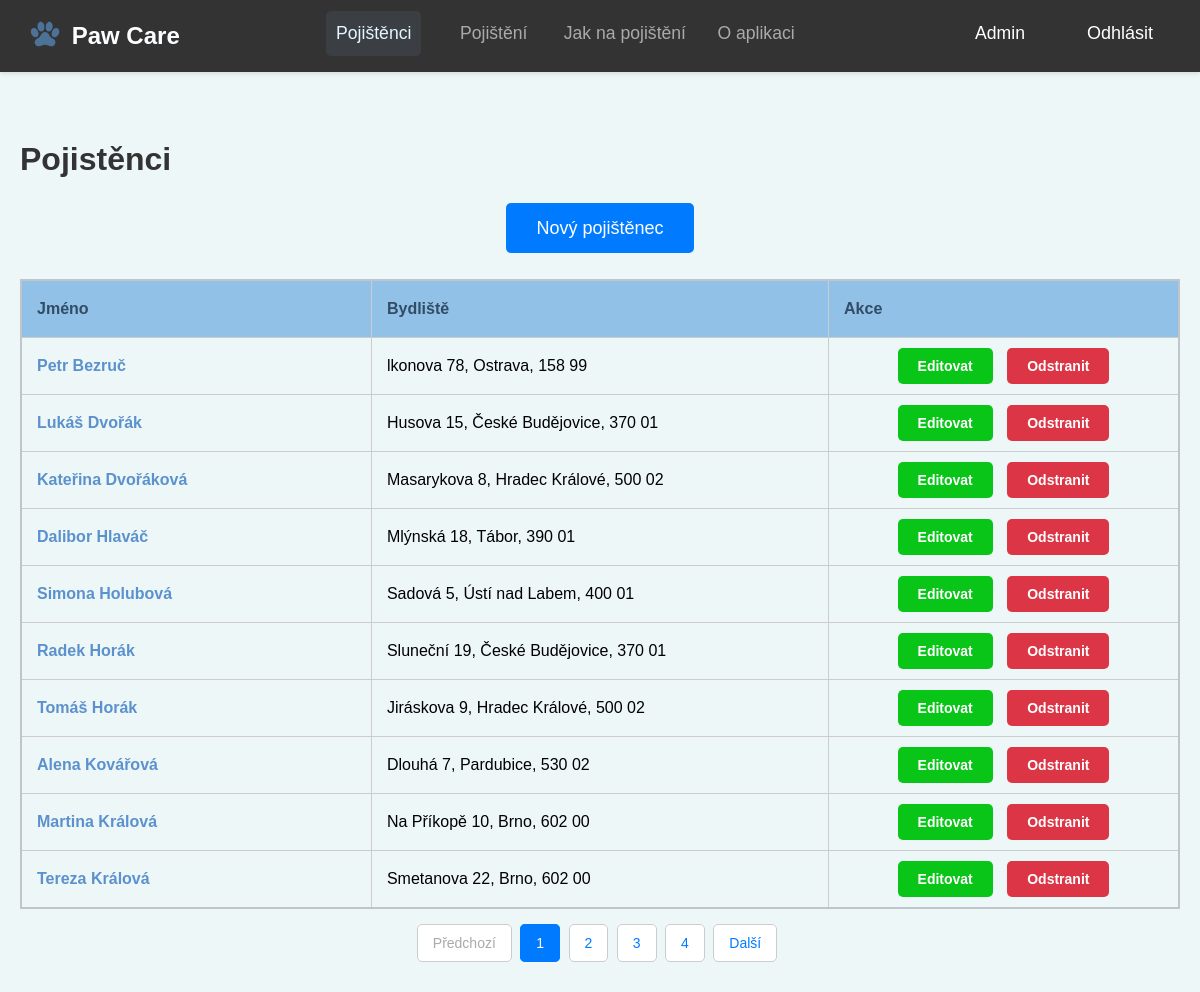
Page /pojisteni/seznam/ (signed in) on the earlier database version.
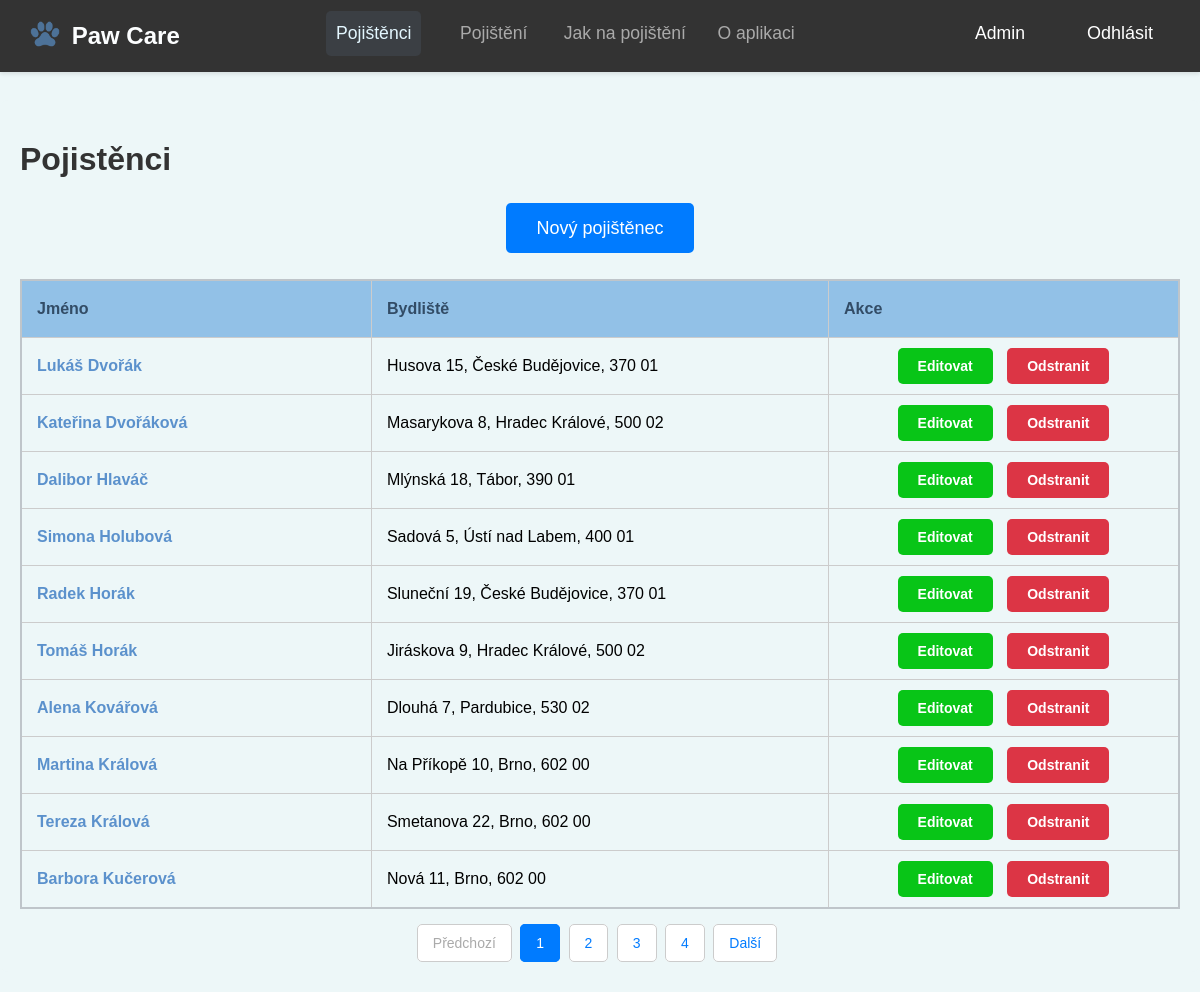
Same page on the later database version.
### insurance/models.py (models this page shows, shortened)
class InsuredPerson(models.Model):
    user = models.ForeignKey(User, on_delete=models.CASCADE, null=True, blank=True)
    first_name = models.CharField("Jméno", max_length=50)
    last_name = models.CharField("Příjmení", max_length=30)
    id_number = models.CharField("Rodné číslo", max_length=11)
    email = models.EmailField("Email")
    phone_number = models.CharField("Telefonní číslo", max_length=16)
    street_address = models.CharField("Ulice a číslo popisné", max_length=30)
    city = models.CharField("Město", max_length=30)
    postal_code = models.CharField("PSČ", max_length=6)
    class Meta:
        verbose_name = "Pojištěná osoba"
        verbose_name_plural = "Pojištěné osoby"

### insurance/views.py (the view)
# urls.py: path('', lambda request: redirect('insured_list'), name='index'),
@login_required
def index(request):
    if request.user.is_staff:
        insured_people_list = InsuredPerson.objects.all().order_by('last_name', 'first_name')
    else:
        insured_people_list = InsuredPerson.objects.filter(user=request.user).order_by('last_name', 'first_name')
    paginator = Paginator(insured_people_list, 10)  # počet pojištěnců na stránku
    page_number = request.GET.get('page')
    insured_people = paginator.get_page(page_number)
    return render(request, 'insurance/index.html', {'insured_people': insured_people})

### insurance/templates/insurance/index.html (shortened to what this page needs)
{% extends 'insurance/base.html' %}
{% block content %}
<div class="container">
        <h1>
            {% if user.is_staff %}
                Pojistěnci
            {% else %}
                Moje pojištění - {{ user.first_name }} {{ user.last_name }}
            {% endif %}
        </h1>
        {% if user.is_staff %}
        <div class="new-insured-button-container">
            <a href="{% url 'add_insured' %}" class="btn btn-primary new-insured-button">Nový pojištěnec</a>
        </div>
        {% endif %}
        <table class="table table-striped">
            <thead>
                <tr>
                    <th>Jméno</th>
                    <th>Bydliště</th>
                    <th>Akce</th>
                </tr>
            </thead>
            <tbody>
                {% for person in insured_people %}
                <tr>
                    <td>
                        <a href="{% url 'insured_detail' person.id %}">
                            {{ person.first_name }} {{ person.last_name }}
                        </a>
                    </td>
                    <td>{{ person.street_address }}, {{ person.city }}, {{ person.postal_code }}</td>
                    <td class="text-center">
                        <a href="{% url 'edit_insured' person.id %}" class="btn btn-warning">Editovat</a>
                        {% if user.is_staff %}
                            <a href="{% url 'delete_insured' person.id %}" class="btn btn-danger">Odstranit</a>
                        {% endif %}
                    </td>
                </tr>
                {% endfor %}
            </tbody>
        </table>
        {% if user.is_staff %}
        <div class="pagination">
            <span class="step-links">
                {% if insured_people.has_previous %}
                    <a href="?page={{ insured_people.previous_page_number }}" class="btn btn-light">Předchozí</a>
                {% else %}
                    <a href="#" class="btn btn-light disabled">Předchozí</a>
                {% endif %}
                {% for num in insured_people.paginator.page_range %}
                    {% if insured_people.number == num %}
                        <a href="?page={{ num }}" class="btn btn-primary">{{ num }}</a>
                    {% else %}
                        <a href="?page={{ num }}" class="btn btn-light">{{ num }}</a>
                    {% endif %}
                {% endfor %}
                {% if insured_people.has_next %}
                    <a href="?page={{ insured_people.next_page_number }}" class="btn btn-light">Další</a>
                {% else %}
                    <a href="#" class="btn btn-light disabled">Další</a>
                {% endif %}
                </span>
            </div>
        {% endif %}
</div>
{% endblock %}

Differences in the rows shown:
removed InsuredPerson: first_name "Petr", last_name "Bezruč", street_address "lkonova 78", city "Ostrava", postal_code "158 99"
now on this page (row unchanged): InsuredPerson: first_name "Barbora", last_name "Kučerová", street_address "Nová 11", city "Brno", postal_code "602 00"
